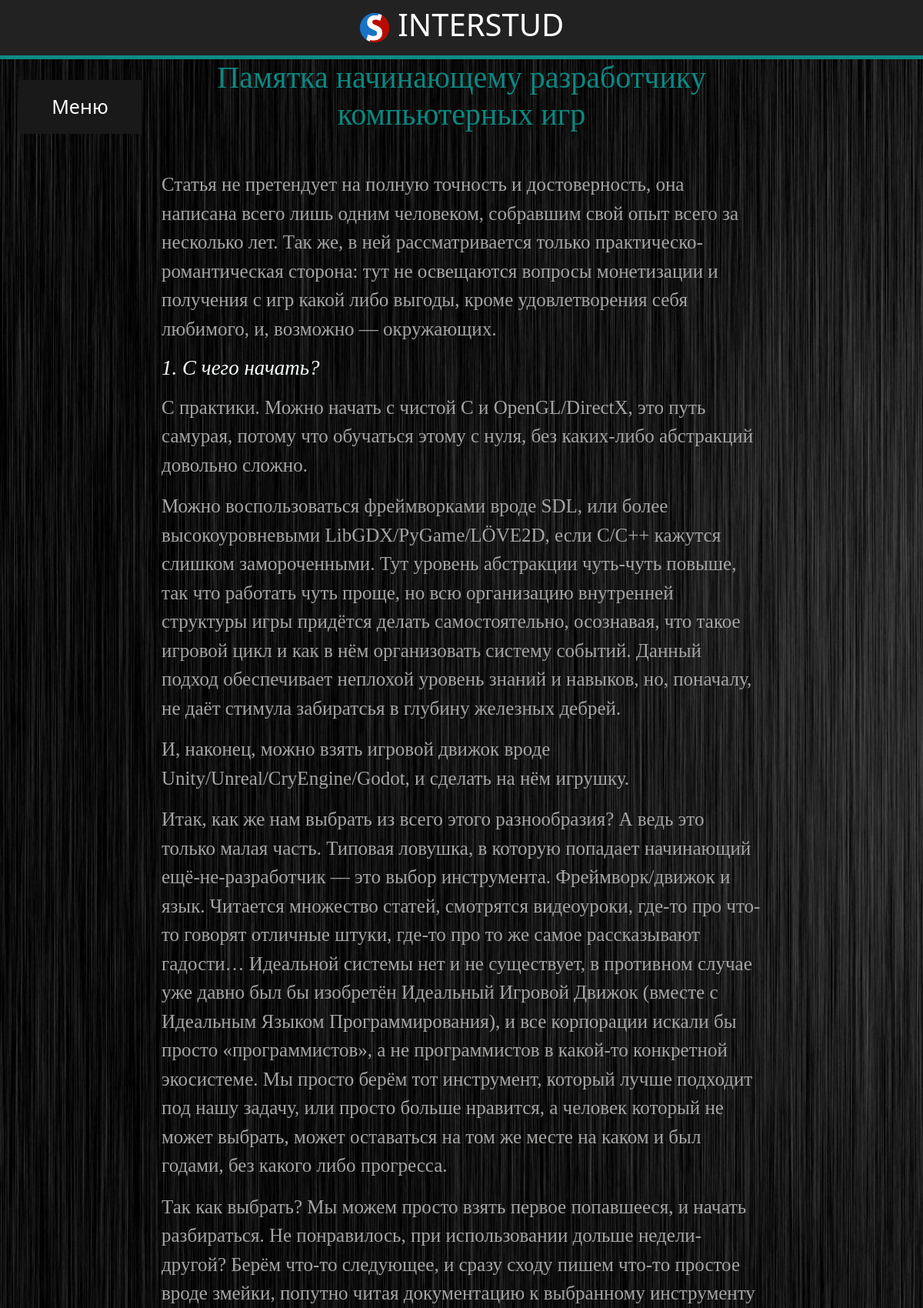
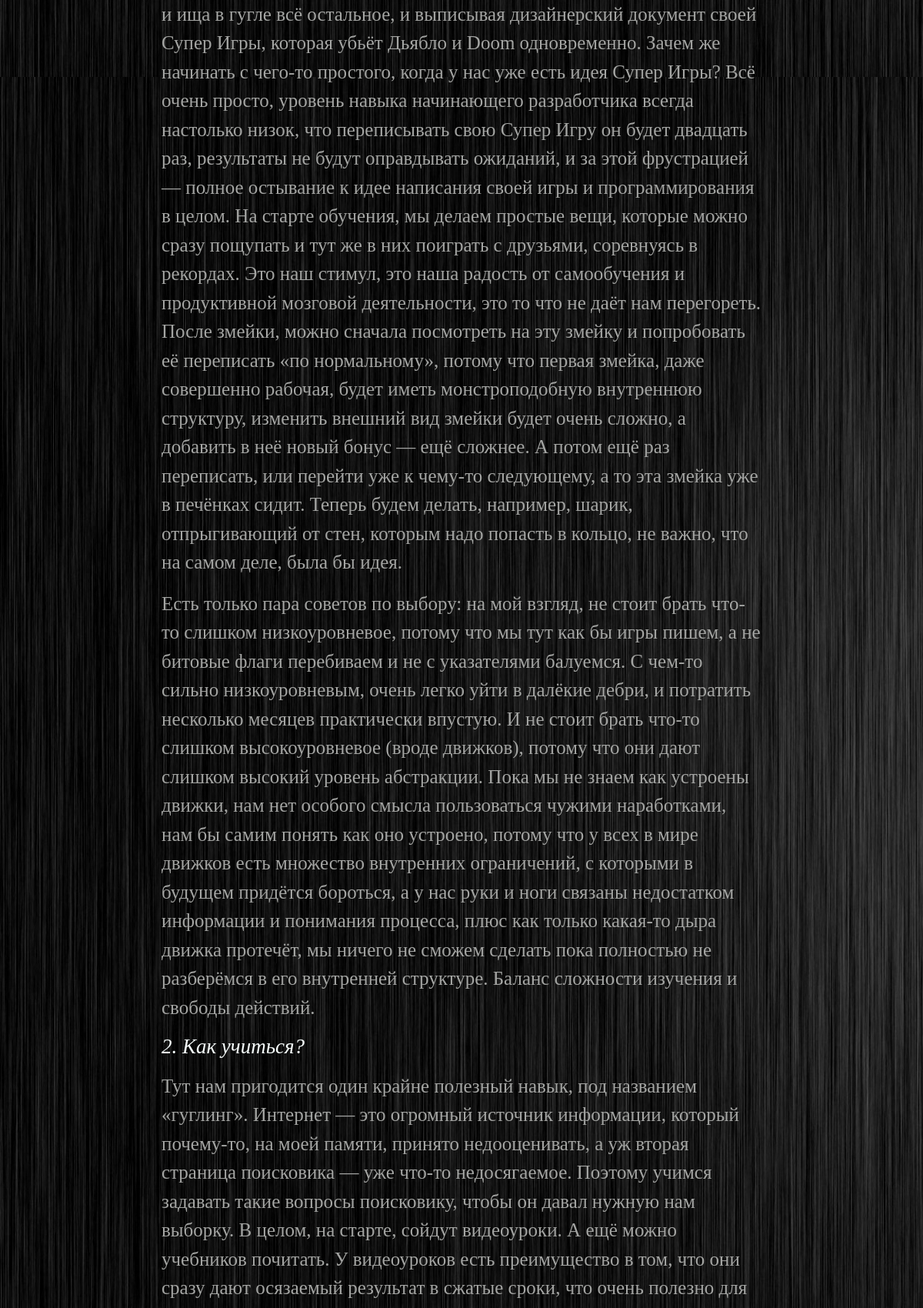
Screenshot of /news/1 (upper part) with the database file from the repository (2 pictures, top to bottom).
### news/models.py (models this page shows, shortened)
class Article(models.Model):
    title = models.CharField('Название', max_length=50, default='')
    anons = models.CharField('Анонс', max_length=250)
    full_text = models.TextField('Статья')
    date = models.DateTimeField('Дата публикации')

### news/views.py (the view)
# urls.py: path('<int:pk>', views.news_detail, name="news_detail")
def news_detail(request, pk):
    form = CommentForm()
    news = get_object_or_404(Article, id=pk)
    comments = Comment.objects.filter(post=pk)
    like = Liked_post()
    if request.method == 'LIKE':
        like.id_article = news
        like.id_user = request.user
        like.save()
    if request.method == 'POST':
        f = CommentForm(request.POST)
        if f.is_valid():
            comm = f.save(commit=False)
            comm.post = news
            comm.save()
    return render(request, 'news/detail_view.html', {'article': news, 'comments': comments, 'form': form})

### news/templates/news/detail_view.html (shortened to what this page needs)
{% extends 'main/layout.html' %}
{% block content %}
<div class="header">
    <h1><img src="/media/logo.png" , width='40'>      INTERSTUD</h1>
</div>
<div class='features'>
    <h1>{{ article.title }}</h1>
    <br><p>{{ article.full_text | safe }}</p>
</div>
{% endblock %}

### main/static/main/css/main.css (style rules this page uses)
* { margin: 0; padding: 0; box-sizing: border-box; }
html, body { background: #2c3031; background-image: url("333.jpg"); }
main .features { float: center; left: 100px; color: rgb(164, 165, 163); margin-left: auto; margin-right: auto; margin-bottom: 10px; text-align: left; width: 65%; padding-bottom: 5px; height: 100%; font-family: Palatino, URW Palladio L, serif }
main .features h1 { color: rgb(11, 136, 130); text-align: center; font-size: 40px; }
main .features b { color:rgb(247, 253, 252); font-weight: 300; }
main .features p { font-size: 25px; }
main .features i { font-size: 27px; }
main .header { display: inline-block; position: relative; padding-top: 1vh; padding-bottom: 1vh; min-height: 10%; border-bottom: 5px solid rgb(16, 138, 132); text-align: center; font-size: 55px; color: #fff; width: 100%; background-color: #222222; }

### rows the page displays
Article: title "Памятка начинающему разработчику компьютерных игр", full_text "Статья не претендует на полную точность и достоверность, она написана всего лишь одним человеком, собравшим свой опыт всего за несколько лет. Так же, в ней рассматривается только практическо-романтическая сторона: тут не освещаются вопросы монетизации и получения с игр какой либо выгоды, кроме удовлетворения себя любимого, и, возможно — окружающих. 1. С чего начать? С практики. Можно начать с чистой C и OpenGL/DirectX, это путь самурая, потому что обучаться этому с нуля, без каких-либо абстракций довольно сложно. Можно воспользоваться фреймворками вроде SDL, или более высокоуровневыми LibGDX/PyGame/LÖVE2D, если C/C++ кажутся слишком замороченными. Тут уровень абстракции чуть-чуть повыше,…"
